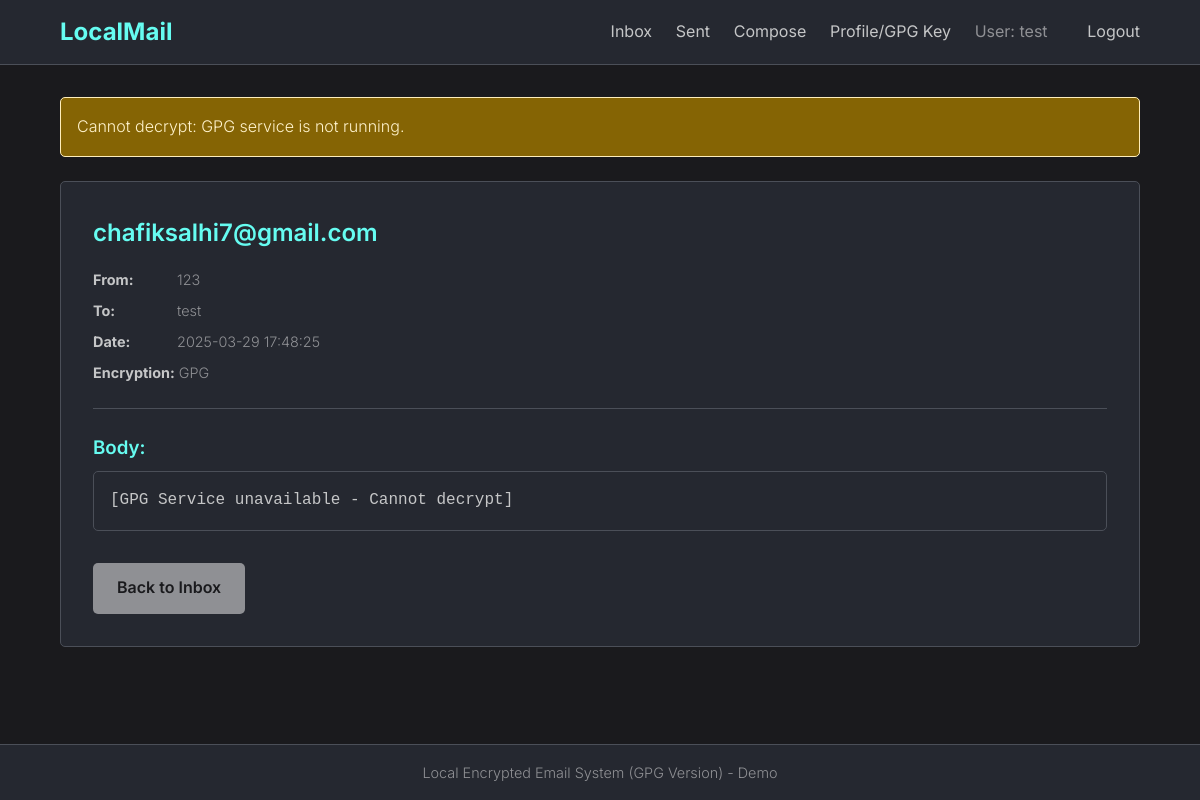
Page /view/2 (signed in) on the committed database.
### database.py (models this page shows, shortened)
class User(UserMixin, db.Model):
    id = db.Column(db.Integer, primary_key=True)
    username = db.Column(db.String(64), index=True, unique=True, nullable=False)
    password_hash = db.Column(db.String(256), nullable=False)
    gpg_fingerprint = db.Column(db.String(40), nullable=True, unique=True, index=True)
    sent_emails = db.relationship('Email', foreign_keys='Email.sender_id', backref='sender', lazy='dynamic')
    received_emails = db.relationship('Email', foreign_keys='Email.recipient_id', backref='recipient', lazy='dynamic')

class Email(db.Model):
    id = db.Column(db.Integer, primary_key=True)
    sender_id = db.Column(db.Integer, db.ForeignKey('user.id'), nullable=False)
    recipient_id = db.Column(db.Integer, db.ForeignKey('user.id'), nullable=False)
    subject = db.Column(db.String(120), nullable=False)
    body = db.Column(db.Text, nullable=False)
    encryption_type = db.Column(db.String(10), nullable=False)
    timestamp = db.Column(db.DateTime(timezone=True), server_default=func.now())

### app.py (the view, shortened to what this page needs)
@app.route('/view/<int:email_id>')
@login_required
def view_email(email_id):
    email = Email.query.get_or_404(email_id)
    if email.sender_id != current_user.id and email.recipient_id != current_user.id:
        flash('You do not have permission to view this email.', 'danger')
        return redirect(url_for('index'))
    decrypted_body = "[Failed to process email content]" # Default error
    is_recipient = (email.recipient_id == current_user.id)
    if email.encryption_type == 'None':
        decrypted_body = email.body
        app.logger.debug(f"Viewing plaintext email ID: {email_id}")
    elif email.encryption_type == 'GPG':
        if is_recipient:
            app.logger.debug(f"Attempting decryption for email ID: {email_id} by recipient {current_user.username}")
            if not gpg:
                decrypted_body = "[GPG Service unavailable - Cannot decrypt]"
                flash("Cannot decrypt: GPG service is not running.", "warning")
        else: # Sender viewing GPG encrypted email
            decrypted_body = f"[Encrypted with GPG for {email.recipient.username} - Only the recipient can decrypt]\n\n-----BEGIN PGP MESSAGE-----\n{email.body[:200]}...\n-----END PGP MESSAGE-----"
            app.logger.debug(f"Sender {current_user.username} viewing GPG encrypted email ID: {email_id}")
    else:
        decrypted_body = f"[Unknown or unsupported encryption type: {email.encryption_type}]"
        app.logger.error(f"Encountered unknown encryption type '{email.encryption_type}' for email ID: {email_id}")
    return render_template('view_email.html', title=f"View Email: {email.subject}", email=email, decrypted_body=decrypted_body, is_recipient=is_recipient)

### app.py (called while the page is built)
@login_manager.user_loader
def load_user(user_id):
    return User.query.get(int(user_id))

### templates/view_email.html (shortened to what this page needs)
{% extends "base.html" %}
{% block content %}
<div class="view-email-container">
    <h2>{{ email.subject }}</h2>
    <div class="email-meta">
        <p><strong>From:</strong> {{ email.sender.username }}</p>
        <p><strong>To:</strong> {{ email.recipient.username }}</p>
        <p><strong>Date:</strong> {{ email.timestamp.strftime('%Y-%m-%d %H:%M:%S %Z') }}</p>
        <p><strong>Encryption:</strong> {{ email.encryption_type }}</p>
    </div>
    <hr>
    <div class="email-body">
        <h3>Body:</h3>
        <pre>{{ decrypted_body }}</pre>
    </div>
    <div class="email-actions">
         <a href="{{ url_for('index') if is_recipient else url_for('sent') }}" class="btn btn-secondary">Back to {{ 'Inbox' if is_recipient else 'Sent Items' }}</a>
    </div>
</div>
{% endblock %}

### templates/base.html (shortened to what this page needs)
<!DOCTYPE html>
<html lang="en">
<head>
    <link rel="stylesheet" href="{{ url_for('static', filename='css/style.css') }}">
</head>
<body>
    <nav class="navbar">
        <div class="container nav-container">
            <a class="nav-brand" href="{{ url_for('index') if current_user.is_authenticated else url_for('login') }}">LocalMail</a>
            <div class="nav-links">
                {% if current_user.is_authenticated %}
                    <a href="{{ url_for('index') }}">Inbox</a>
                    <a href="{{ url_for('sent') }}">Sent</a>
                    <a href="{{ url_for('compose') }}">Compose</a>
                    <a href="{{ url_for('profile') }}">Profile/GPG Key</a>
                    <span class="nav-user">User: {{ current_user.username }}</span>
                    <a href="{{ url_for('logout') }}">Logout</a>
                {% else %}
                    <a href="{{ url_for('login') }}">Login</a>
                    <a href="{{ url_for('register') }}">Register</a>
                {% endif %}
            </div>
        </div>
    </nav>
    <main class="container main-content">
        {% include '_flash_messages.html' %}
        {% block content %}{% endblock %}
    </main>
    <footer class="footer">
        <div class="container">
            Local Encrypted Email System (GPG Version) - Demo
        </div>
    </footer>
</body>
</html>

### static/css/style.css (style rules this page uses)
:root { --bg-color: #1a1a1d; --bg-secondary-color: #252830; --text-color: #c5c6c7; --text-secondary-color: #8f9094; --primary-color: #66fcf1; --primary-hover-color: #45a29e; --border-color: #4b4f58; --danger-color: #e57373; --warning-color: #ffb74d; --success-color: #81c784; --info-color: #64b5f6; --font-family: 'Inter', sans-serif; --border-radius: 5px; }
* { box-sizing: border-box; margin: 0; padding: 0; }
html { font-size: 16px; }
body { font-family: var(--font-family); background-color: var(--bg-color); color: var(--text-color); line-height: 1.6; display: flex; flex-direction: column; min-height: 100vh; font-weight: 300; }
main.main-content { flex-grow: 1; padding-top: 2rem; padding-bottom: 2rem; }
h1, h2, h3, h4, h5, h6 { color: var(--primary-color); margin-bottom: 1rem; font-weight: 600; }
a { color: var(--primary-color); text-decoration: none; transition: color 0.2s ease-in-out; }
p { margin-bottom: 1rem; }
hr { border: 0; height: 1px; background-color: var(--border-color); margin: 1.5rem 0; }
pre { background-color: var(--bg-secondary-color); padding: 1rem; border-radius: var(--border-radius); border: 1px solid var(--border-color); color: var(--text-color); white-space: pre-wrap; word-wrap: break-word; font-family: monospace; overflow-x: auto; }
.container { width: 90%; max-width: 1100px; margin: 0 auto; }
.navbar { background-color: var(--bg-secondary-color); padding: 0.8rem 0; border-bottom: 1px solid var(--border-color); }
.nav-container { display: flex; justify-content: space-between; align-items: center; }
.nav-brand { font-size: 1.5rem; font-weight: 700; color: var(--primary-color); text-decoration: none; }
.nav-links a, .nav-user { color: var(--text-color); margin-left: 1.2rem; font-size: 1rem; font-weight: 400; text-decoration: none; }
.nav-user { color: var(--text-secondary-color); margin-right: 1rem; }
.btn { display: inline-block; background-color: var(--primary-color); color: var(--bg-color); padding: 0.8rem 1.5rem; border: none; border-radius: var(--border-radius); cursor: pointer; font-size: 1rem; font-weight: 600; text-align: center; transition: background-color 0.2s ease-in-out, color 0.2s ease-in-out; text-decoration: none; }
.btn-secondary { background-color: var(--text-secondary-color); color: var(--bg-color); }
.view-email-container { background-color: var(--bg-secondary-color); padding: 2rem; border-radius: var(--border-radius); border: 1px solid var(--border-color); }
.email-meta p { margin-bottom: 0.5rem; font-size: 0.9rem; color: var(--text-secondary-color); }
.email-meta strong { color: var(--text-color); min-width: 80px; display: inline-block; }
.email-body h3 { margin-bottom: 0.5rem; }
.email-actions { margin-top: 2rem; display: flex; gap: 1rem; }
.email-actions .btn { width: auto; }
.footer { background-color: var(--bg-secondary-color); color: var(--text-secondary-color); text-align: center; padding: 1rem 0; margin-top: 2rem; border-top: 1px solid var(--border-color); font-size: 0.9rem; }

### rows in the picture
User: username "test", recipient.username "test"
Email: subject "chafiksalhi7@gmail.com", timestamp "2025-03-29 17:48:25", encryption_type "GPG"
User: sender.username "123"

### other values in the picture
{{ message }} "Cannot decrypt: GPG service is not running."
{{ decrypted_body }} "[GPG Service unavailable - Cannot decrypt]"
{{ 'Inbox' if is_recipient else 'Sent Items' }} "Inbox"
